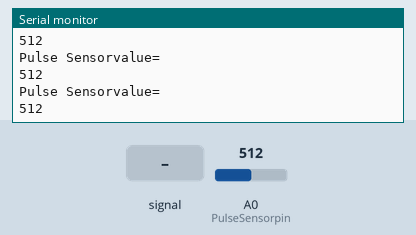
Bench run of a sketch on a simulated ESP8266 (NodeMCU). On the bench: the last lines printed to the serial monitor. Inputs (shaded band) come from the test bench; at power-on: A0 (PulseSensorpin) = 512. WiFi joins after 1.5 s; servers stay silent unless stated.

Above: at 1.2 s.
1.3 s: A0 (PulseSensorpin) fed a 200 Hz sine of ±81 counts around its level
At 1.77 s:
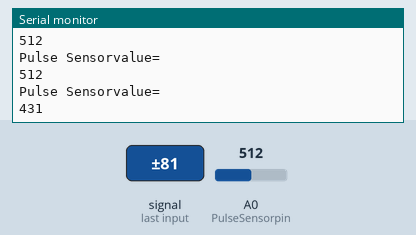
2.8 s: A0 (PulseSensorpin) set to 716
At 3.02 s:
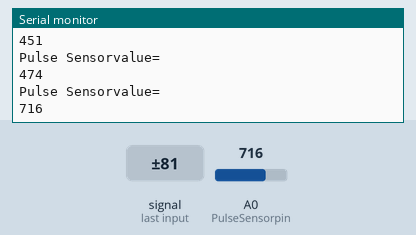
4.3 s: A0 (PulseSensorpin) fed a 1000 Hz sine of ±255 counts around its level
At 4.57 s:
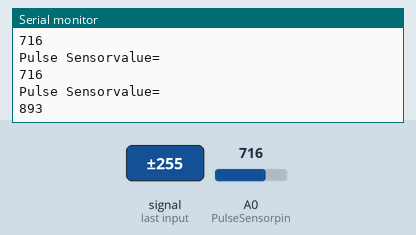
5.8 s: A0 (PulseSensorpin) set to 900
At 5.81 s:
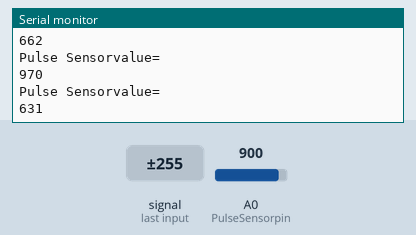
Timing chart, 0 to 8.3 s (numbered marks = the images above; inputs shaded):
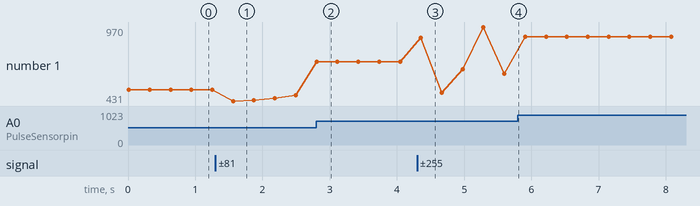

Measured:
- after the input at 1.3 s, the serial monitor: prints a new line after 0.26 s (image 1)
- after the input at 2.8 s, the serial monitor: prints a new line at once (image 2)
- after the input at 4.3 s, the serial monitor: prints a new line after 0.06 s (image 3)
- plotted number 1: 512 → 474 after the input at 1.3 s, 474 → 716 after the input at 2.8 s, 716 → 631 after the input at 4.3 s, 631 → 900 after the input at 5.8 s

The sketch:

Simple_PulseSensor_NodeMCU_ThingSpeak.ino
```cpp
//Watch the YouTubeVideo for Implementation
// https://youtu.be/9F_GURMziec

// Interfacing the Pulse sensior
#include <ESP8266WiFi.h>;
#include <WiFiClient.h>;
#include <ThingSpeak.h>;

const char* ssid = "Your Network SSID"; //Your Network SSID
const char* password = "Your Network Password"; //Your Network Password
int val;
int PulseSensorpin = A0; //Pulse Sensor Pin Connected at A0 Pin
WiFiClient client;

unsigned long myChannelNumber = 1212020 ; //Your Channel Number (Without Brackets)
const char * myWriteAPIKey = "C9R7M7ATJF9L2GA8"; //Your Write API Key

void setup()
{
 Serial.begin(9600);
 delay(10);
  // Connect to WiFi network
  WiFi.begin(ssid, password);
  ThingSpeak.begin(client);
}

void loop()
{
  val = analogRead(PulseSensorpin); //Read Analog values and Store in val variable
  Serial.println("Pulse Sensorvalue=  "); // Start Printing on Pulse sensor value on LCD
  Serial.println(val); // Start Printing on Pulse sensor value on LCD
  delay(10);
  ThingSpeak.writeField(myChannelNumber, 1,val, myWriteAPIKey); //Update in ThingSpeak
}
```
